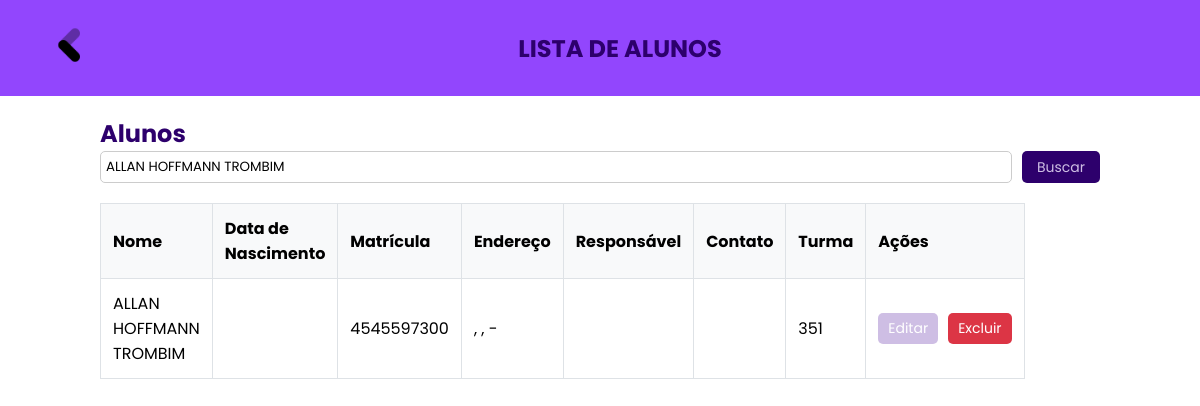
Page /pages/listar-alunos.php?busca=ALLAN HOFFMANN TROMBIM on the committed database.
### tables this page shows
CREATE TABLE `alunos` (
  `id_alunos` int(11) NOT NULL,
  `nome` varchar(100) DEFAULT NULL,
  `data_nasc` date DEFAULT NULL,
  `matricula` varchar(30) DEFAULT NULL,
  `rua` varchar(100) DEFAULT NULL,
  `bairro` varchar(100) DEFAULT NULL,
  `cidade` varchar(100) DEFAULT NULL,
  `CEP` char(8) DEFAULT NULL,
  `nome_resp` varchar(100) DEFAULT NULL,
  `contat_resp` varchar(100) DEFAULT NULL,
  `id_turma` int(11) DEFAULT NULL
);

CREATE TABLE `turma` (
  `id_turma` int(11) NOT NULL,
  `numero_turma` int(3) DEFAULT NULL,
  `nome_curso` varchar(100) NOT NULL
);

### pages/listar-alunos.php (the view, shortened to what this page needs)
<?php
include 'conexao.php';
try {
    $query = " SELECT a.id_alunos AS id_aluno, a.nome AS aluno, a.data_nasc, a.matricula, a.rua, a.bairro, a.cidade, a.CEP, a.nome_resp, a.contat_resp, t.numero_turma
        FROM alunos a LEFT JOIN turma t ON a.id_turma = t.id_turma ORDER BY a.nome ASC";
    $stmt = $con->prepare($query);
    $stmt->execute();
    $alunos = $stmt->fetchAll(PDO::FETCH_ASSOC);
} catch (PDOException $e) {
    echo "Erro ao buscar alunos: " . $e->getMessage();
    exit;
}
?>
<?php
try {
    $filtroGeral = isset($_GET['busca']) ? trim($_GET['busca']) : '';
    $query = "SELECT a.id_alunos AS id_aluno, a.nome AS aluno, a.data_nasc, a.matricula,
                     a.rua, a.bairro, a.cidade, a.CEP, a.nome_resp, a.contat_resp,
                     t.numero_turma
              FROM alunos a
              LEFT JOIN turma t ON a.id_turma = t.id_turma
              WHERE :busca = ''
                 OR a.nome LIKE :buscaLike
                 OR a.data_nasc LIKE :buscaLike
                 OR a.matricula LIKE :buscaLike
                 OR a.rua LIKE :buscaLike
                 OR a.bairro LIKE :buscaLike
                 OR a.cidade LIKE :buscaLike
                 OR a.CEP LIKE :buscaLike
                 OR a.nome_resp LIKE :buscaLike
                 OR a.contat_resp LIKE :buscaLike
                 OR t.numero_turma LIKE :buscaLike
              ORDER BY a.nome ASC";
    $stmt = $con->prepare($query);
    $stmt->bindValue(':busca', $filtroGeral, PDO::PARAM_STR);
    $stmt->bindValue(':buscaLike', "%$filtroGeral%", PDO::PARAM_STR);
    $stmt->execute();
    $alunos = $stmt->fetchAll(PDO::FETCH_ASSOC);
} catch (PDOException $e) {
    echo "Erro ao buscar alunos: " . $e->getMessage();
    exit;
}
?>
<!DOCTYPE html>
<html lang="pt-BR">
<head>
    <link rel="stylesheet" href="css/hist.css">
</head>
<body>
<div class="navb">
    <a href="dashboard">
        <img src="img/back.png" height="40px">
    </a>
    <h2>LISTA DE ALUNOS</h2>
</div>
    <div class="container">
        <h2>Alunos</h2>
        <div class="search-bar">
            <form method="GET" action="" style="display: flex; gap: 10px; flex-wrap: wrap; margin-bottom: 20px;">
                <input type="text" name="busca" placeholder="Buscar pelo aluno"
                       value="<?= htmlspecialchars($filtroGeral); ?>"
                       style="flex: 1; min-width: 200px; padding: 5px; border: 1px solid #ccc; border-radius: 5px;">
                <button type="submit"
                        style="padding: 5px 15px; background-color: #2D006C; color: #CEBEE4; border: none; border-radius: 5px; font-size: 14px;">
                    Buscar
                </button>
            </form>
        </div>
        <table class="table">
            <thead>
                <tr>
                    <th>Nome</th>
                    <th>Data de Nascimento</th>
                    <th>Matrícula</th>
                    <th>Endereço</th>
                    <th>Responsável</th>
                    <th>Contato</th>
                    <th>Turma</th>
                    <th>Ações</th>
                </tr>
            </thead>
            <tbody>
                <?php if (count($alunos) > 0): ?>
                    <?php foreach ($alunos as $aluno): ?>
                        <tr>
                            <td><?= htmlspecialchars($aluno['aluno']) ?></td>
                            <td><?= htmlspecialchars($aluno['data_nasc']) ?></td>
                            <td><?= htmlspecialchars($aluno['matricula']) ?></td>
                            <td><?= htmlspecialchars($aluno['rua'] . ', ' . $aluno['bairro'] . ', ' . $aluno['cidade'] . ' - ' . $aluno['CEP']) ?></td>
                            <td><?= htmlspecialchars($aluno['nome_resp']) ?></td>
                            <td><?= htmlspecialchars($aluno['contat_resp']) ?></td>
                            <td><?= htmlspecialchars($aluno['numero_turma'] ?: 'Sem Turma') ?></td>
                            <td>
                                <div class="action-buttons">
                                    <a class="btn btn-edit" href="editar_aluno?id=<?= $aluno['id_aluno'] ?>">Editar</a>
                                    <a class="btn btn-delete" href="excluir_aluno?id=<?= $aluno['id_aluno'] ?>" onclick="return confirm('Tem certeza que deseja excluir este aluno?')">Excluir</a>
                                </div>
                            </td>
                        </tr>
                    <?php endforeach; ?>
                <?php else: ?>
                    <tr>
                        <td colspan="8" style="text-align: center;">Nenhum aluno encontrado.</td>
                    </tr>
                <?php endif; ?>
            </tbody>
        </table>
    </div>
</body>
</html>

### css/hist.css (style rules this page uses)
* { margin: 0; font-family: "Poppins", sans-serif; }
body { height: 100vh; }
h2 { color: rgba(45,0,108,1); }
.navb { height: 12vh !important; background-color: rgba(146,70,253,1); display: flex; align-items: center; justify-content: space-between; }
.navb img, .navb p { margin: 0 50px; }

### pages/listar-alunos.php (style rules this page uses)
.container { max-width: 1000px; margin: 0 auto; padding: 20px; }
.table { width: 115vh; border-collapse: collapse; }
.table th, .table td { padding: 0.75rem; border: 1px solid #dee2e6; text-align: left; }
.table th { background-color: #f8f9fa; }
.action-buttons { display: flex; gap: 10px; }
.btn { padding: 5px 10px; text-decoration: none; color: #fff; border-radius: 5px; font-size: 14px; }
.btn-edit { background-color: #CEBEE4; }
.btn-delete { background-color: #dc3545; }
.search-bar { margin-bottom: 20px; }
.search-bar form { display: flex; gap: 10px; flex-wrap: wrap; }
.search-bar input, .search-bar button { padding: 5px; border-radius: 5px; border: 1px solid #ccc; }
.search-bar input { flex: 1; min-width: 100px; }
.search-bar button { background-color: #007bff; color: white; border: none; font-size: 14px; cursor: pointer; }

### rows in the picture
alunos: nome "ALLAN HOFFMANN TROMBIM", matricula "4545597300", rua+bairro+cidade ", , -", id_turma.numero_turma "351"
